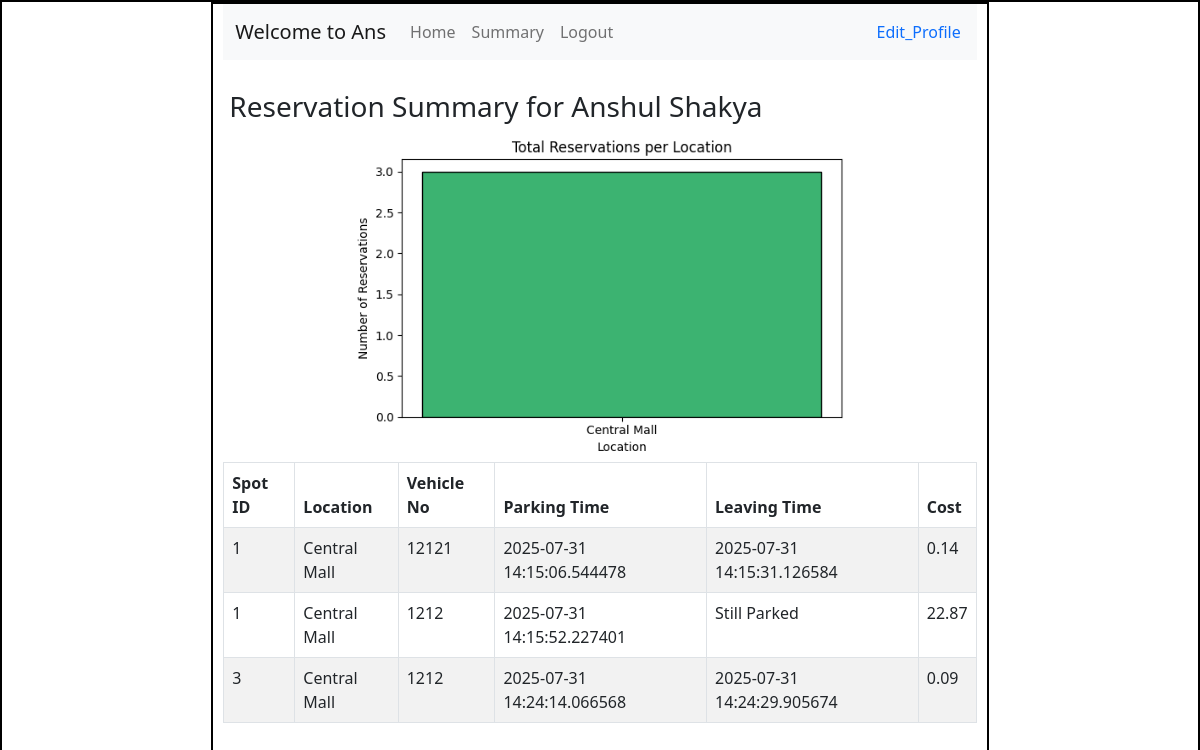
Screenshot of /usersummary (signed in) with the database file from the repository.
### models/model.py (models this page shows, shortened)
class User(db.Model):
    id = db.Column(db.Integer(),primary_key = True)
    username = db.Column(db.String(),unique=True,nullable = False)
    email = db.Column(db.String(),unique = True, nullable = False)
    password = db.Column(db.String(),nullable= False)
    full_name = db.Column(db.String(),nullable= False)
    address = db.Column(db.String(),nullable= False)
    pin_code = db.Column(db.Integer(),nullable= False)
    type = db.Column(db.String(),default ="general")
    reservations = db.relationship("Reserve_parking_spot", backref="user", cascade="all, delete")

class Reserve_parking_spot(db.Model):
    id = db.Column(db.Integer(),primary_key = True)
    spot_id = db.Column(db.Integer(),db.ForeignKey("parking_spot.id"),nullable = False)
    user_id = db.Column(db.Integer(),db.ForeignKey("user.id"),nullable = False)
    parking_timestamp = db.Column(db.DateTime(),nullable = True)
    leaving_timestamp = db.Column(db.DateTime(),nullable = True)
    parking_cost = db.Column(db.Numeric(10, 2),nullable = True)
    vehicle_no = db.Column(db.String(),nullable = False)
    def calculate_cost(self):
        price_per_hour = self.spot.parking_lot.price
        duration = datetime.now() - self.parking_timestamp
        hours = Decimal(str(duration.total_seconds())) / Decimal("3600")
        return round(price_per_hour * hours, 2)

class Parking_spot(db.Model):
        id = db.Column(db.Integer(),primary_key = True)
        lot_id = db.Column(db.Integer(),db.ForeignKey("parking_lot.id"),nullable = False)
        spot_number = db.Column(db.Integer(),nullable = False)
        status = db.Column(db.String(),nullable = False)
        reservation = db.relationship("Reserve_parking_spot", backref="spot", uselist=False, cascade="all, delete")

class Parking_lot(db.Model):
        id = db.Column(db.Integer(),primary_key = True)
        prime_location_name = db.Column(db.String(),nullable = False)
        price = db.Column(db.Numeric(10, 2),nullable = False)
        address = db.Column(db.String(),nullable = False)
        pin_code = db.Column(db.Integer(),nullable= False)
        maximum_number_of_spots = db.Column(db.Integer(),nullable = False)
        spots = db.relationship("Parking_spot", backref="parking_lot", cascade="all, delete")

### controllers/user_controller.py (the view)
@user_bp.route("/usersummary")
def summary():
    user_id = session.get("user_id")
    if not user_id:
        return redirect(url_for("login"))
    this_user = User.query.get(user_id)
    if not this_user:
        return redirect(url_for("login"))
    reservations = Reserve_parking_spot.query.filter_by(user_id=user_id).all()
    lot_names = []
    for r in reservations:
        if r.spot and r.spot.parking_lot:
            lot_names.append(r.spot.parking_lot.prime_location_name)
        else:
            lot_names.append("Unknown")
    lot_counts = dict(Counter(lot_names))
    location_names = list(lot_counts.keys())
    reservation_counts = list(lot_counts.values())
    location_names = [
    r.spot.parking_lot.prime_location_name
    if r.spot and r.spot.parking_lot else "Unknown"
    for r in reservations]
    location_counts = Counter(location_names)
    x_labels = list(location_counts.keys())
    y_values = list(location_counts.values())
    plt.figure(figsize=(6, 4), dpi=100)
    plt.bar(x_labels, y_values, color='mediumseagreen', edgecolor='black', width =0.3)
    plt.title("Total Reservations per Location")
    plt.xlabel("Location")
    plt.ylabel("Number of Reservations")
    plt.tight_layout()
    chart_path = os.path.join("static", f"summary_chart_user{this_user.id}.png")
    plt.savefig(chart_path, bbox_inches='tight')
    plt.close()
    return render_template(
        "usersummary.html",
        this_user=this_user,
        chart_path=chart_path,
        reservations=reservations)

### templates/usersummary.html (shortened to what this page needs)
<!DOCTYPE html>
<html lang="en">
<head>
    <link rel="stylesheet" href="../static/style.css">
    <link href="https://cdn.jsdelivr.net/npm/bootstrap@5.0.2/dist/css/bootstrap.min.css" rel="stylesheet"
>
</head>
<body>
    <div id="main">
        <div id="canvas" class="overflow-auto">
            <nav class="navbar navbar-expand-lg navbar-light bg-light">
                <div class="container-fluid">
                    <a class="navbar-brand" href="#">Welcome to {{this_user.username}}</a>
                    <div class="collapse navbar-collapse " id="navbarSupportedContent">
                        <ul class="navbar-nav me-auto mb-2 mb-lg-0">
                            <li class="nav-item">
                                <a class="nav-link" href="{{ url_for('user.user', user_id=this_user.id) }}">Home</a>
                            </li>
                            <li class="nav-item">
                                <a class="nav-link" href="{{ url_for('user.summary') }}">Summary</a>
                            </li>
                            <li class="nav-item">
                                <a class="nav-link" href="/login">Logout</a>
                            </li>
                        </ul>
                    </div>
                </div>
                <div class="text-center">
                    <a class="nav-link" href="{{ url_for('user.profile', user_id=this_user.id) }}">Edit_Profile</a>
                </div>
            </nav>
            <div id="content">
                <h3 class="headings">Reservation Summary for {{ this_user.full_name }}</h3>
                <img src="{{ url_for('static', filename='summary_chart_user' ~ this_user.id ~ '.png') }}"
                    style="max-width: 500px; height: auto; display: block; margin: 0 auto;">
                <table class="table table-bordered table-striped">
                    <thead>
                        <tr>
                            <th>Spot ID</th>
                            <th>Location</th>
                            <th>Vehicle No</th>
                            <th>Parking Time</th>
                            <th>Leaving Time</th>
                            <th>Cost</th>
                        </tr>
                    </thead>
                    <tbody>
                        {% for r in reservations %}
                        <tr>
                            <td>{{ r.spot.id if r.spot else "N/A" }}</td>
                            <td>{{ r.spot.parking_lot.prime_location_name if r.spot and r.spot.parking_lot else
                                "Unknown" }}</td>
                            <td>{{ r.vehicle_no }}</td>
                            <td>{{ r.parking_timestamp }}</td>
                            <td>{{ r.leaving_timestamp or "Still Parked" }}</td>
                            <td>{{ r.parking_cost or r.calculate_cost() }}</td>
                        </tr>
                        {% endfor %}
                    </tbody>
                </table>
            </div>
        </div>
    </div>
</body>
</html>

### static/style.css (style rules this page uses)
* { margin: 0; }
#main, #canvas { border: 2px solid black; }
#canvas { width: 65%; height: 800px; margin: auto; padding-left: 10px; padding-right: 10px; }
.headings { margin: 3px; padding-left: 3px; margin-top: 30px; padding-bottom: 5px; }

### rows the page displays
User: username "Ans", full_name "Anshul Shakya"
Reserve_parking_spot: spot "1", spot.parking_lot "Central Mall", vehicle_no "12121", parking_timestamp "2025-07-31 14:15:06.544478", leaving_timestamp "2025-07-31 14:15:31.126584", parking_cost "0.14"
Reserve_parking_spot: spot "1", spot.parking_lot "Central Mall", vehicle_no "1212", parking_timestamp "2025-07-31 14:15:52.227401", leaving_timestamp "Still Parked", parking_cost+parking_timestamp "22.87"
Reserve_parking_spot: spot "3", spot.parking_lot "Central Mall", vehicle_no "1212", parking_timestamp "2025-07-31 14:24:14.066568", leaving_timestamp "2025-07-31 14:24:29.905674", parking_cost "0.09"
